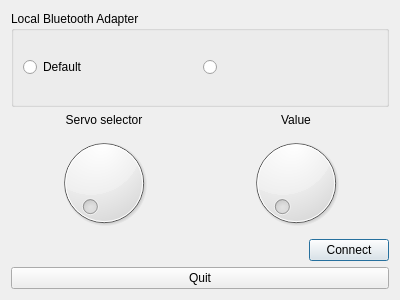
<?xml version="1.0" encoding="UTF-8"?>
<ui version="4.0">
 <class>Chat</class>
 <widget class="QDialog" name="Chat">
  <property name="geometry">
   <rect>
    <x>0</x>
    <y>0</y>
    <width>400</width>
    <height>300</height>
   </rect>
  </property>
  <property name="windowTitle">
   <string>Bluetooth Chat</string>
  </property>
  <layout class="QVBoxLayout" name="verticalLayout">
   <item>
    <widget class="QGroupBox" name="localAdapterBox">
     <property name="title">
      <string>Local Bluetooth Adapter</string>
     </property>
     <property name="checkable">
      <bool>false</bool>
     </property>
     <layout class="QHBoxLayout" name="horizontalLayout_3">
      <item>
       <widget class="QRadioButton" name="firstAdapter">
        <property name="text">
         <string>Default</string>
        </property>
       </widget>
      </item>
      <item>
       <widget class="QRadioButton" name="secondAdapter">
        <property name="text">
         <string/>
        </property>
       </widget>
      </item>
     </layout>
    </widget>
   </item>
   <item>
    <layout class="QGridLayout" name="gridLayout">
     <item row="6" column="0">
      <layout class="QHBoxLayout" name="horizontalLayout">
       <item>
        <widget class="QDial" name="servoSelect">
         <property name="maximum">
          <number>3</number>
         </property>
         <property name="pageStep">
          <number>1</number>
         </property>
        </widget>
       </item>
       <item>
        <widget class="QDial" name="valueSelect">
         <property name="maximum">
          <number>100</number>
         </property>
         <property name="pageStep">
          <number>1</number>
         </property>
         <property name="invertedAppearance">
          <bool>false</bool>
         </property>
         <property name="invertedControls">
          <bool>false</bool>
         </property>
        </widget>
       </item>
      </layout>
     </item>
     <item row="2" column="0">
      <layout class="QHBoxLayout" name="horizontalLayout_4">
       <item>
        <widget class="QLabel" name="label_2">
         <property name="text">
          <string>Servo selector</string>
         </property>
         <property name="alignment">
          <set>Qt::AlignCenter</set>
         </property>
        </widget>
       </item>
       <item>
        <widget class="QLabel" name="label">
         <property name="text">
          <string>Value</string>
         </property>
         <property name="alignment">
          <set>Qt::AlignCenter</set>
         </property>
        </widget>
       </item>
      </layout>
     </item>
    </layout>
   </item>
   <item>
    <layout class="QHBoxLayout" name="horizontalLayout_2">
     <item>
      <spacer name="horizontalSpacer">
       <property name="orientation">
        <enum>Qt::Horizontal</enum>
       </property>
       <property name="sizeHint" stdset="0">
        <size>
         <width>40</width>
         <height>20</height>
        </size>
       </property>
      </spacer>
     </item>
     <item>
      <widget class="QPushButton" name="connectButton">
       <property name="text">
        <string>Connect</string>
       </property>
      </widget>
     </item>
    </layout>
   </item>
   <item>
    <widget class="QPushButton" name="quitButton">
     <property name="text">
      <string>Quit</string>
     </property>
    </widget>
   </item>
  </layout>
 </widget>
 <resources/>
 <connections/>
</ui>
